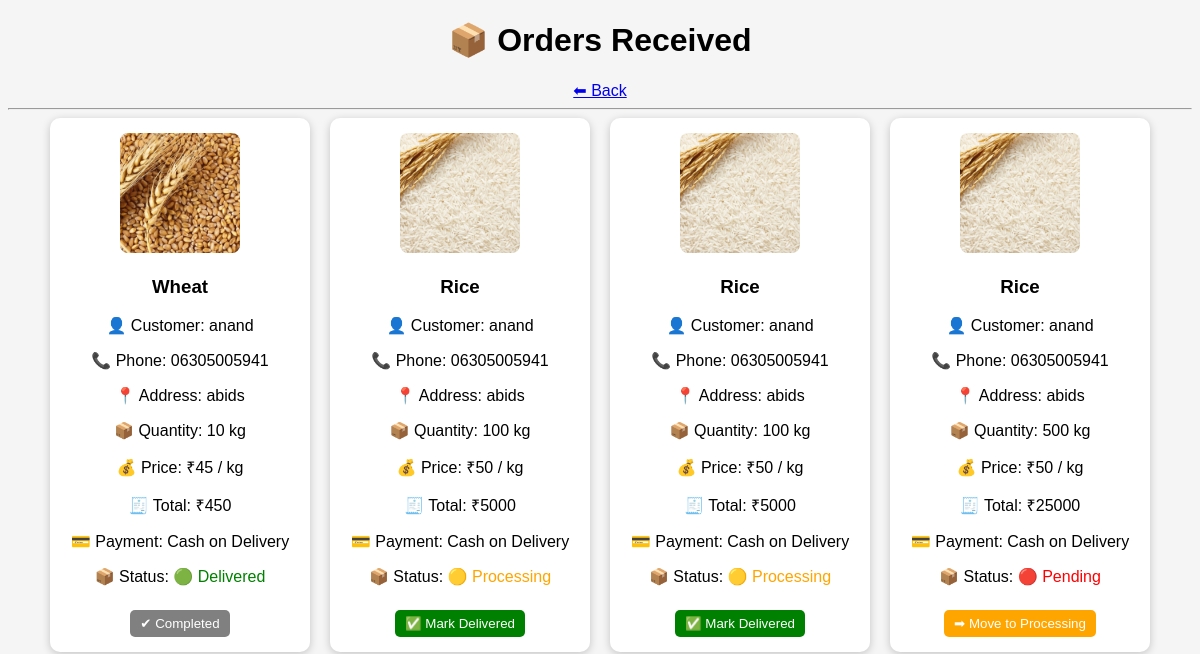
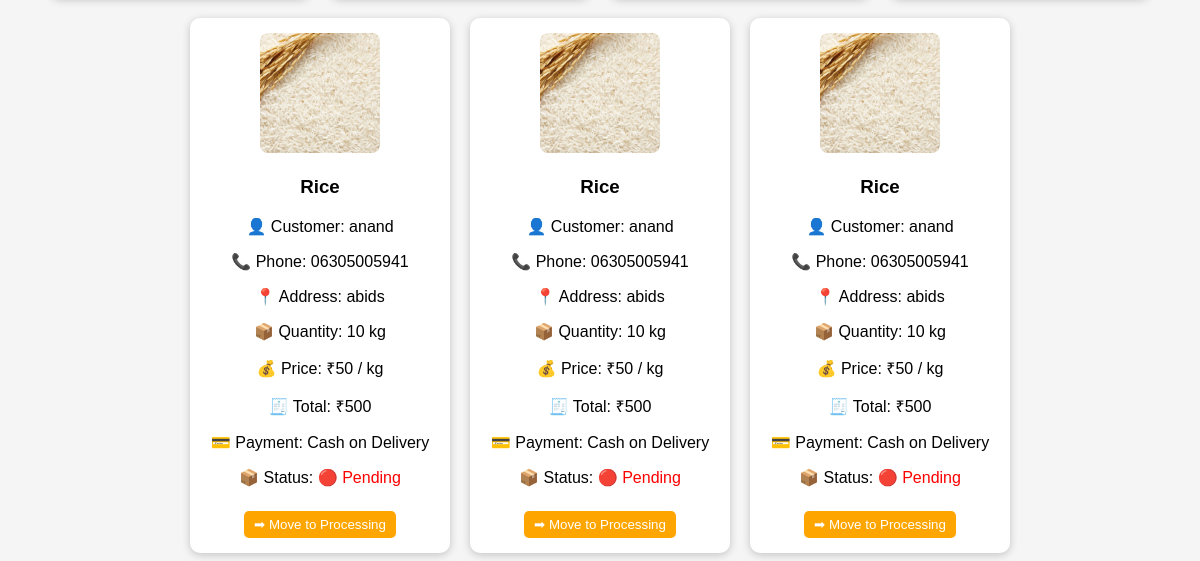
Page /farmer_orders (signed in) on the earlier database version (2 pictures, top to bottom).
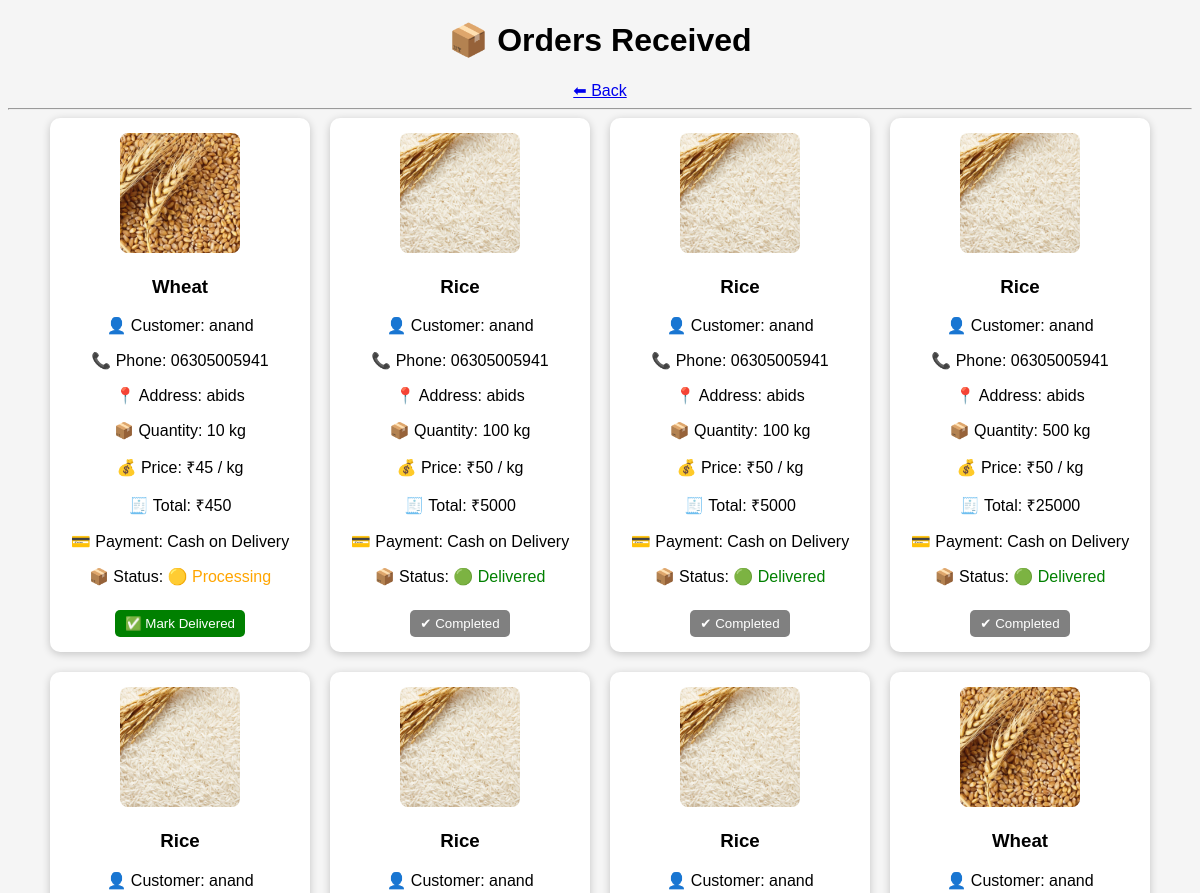
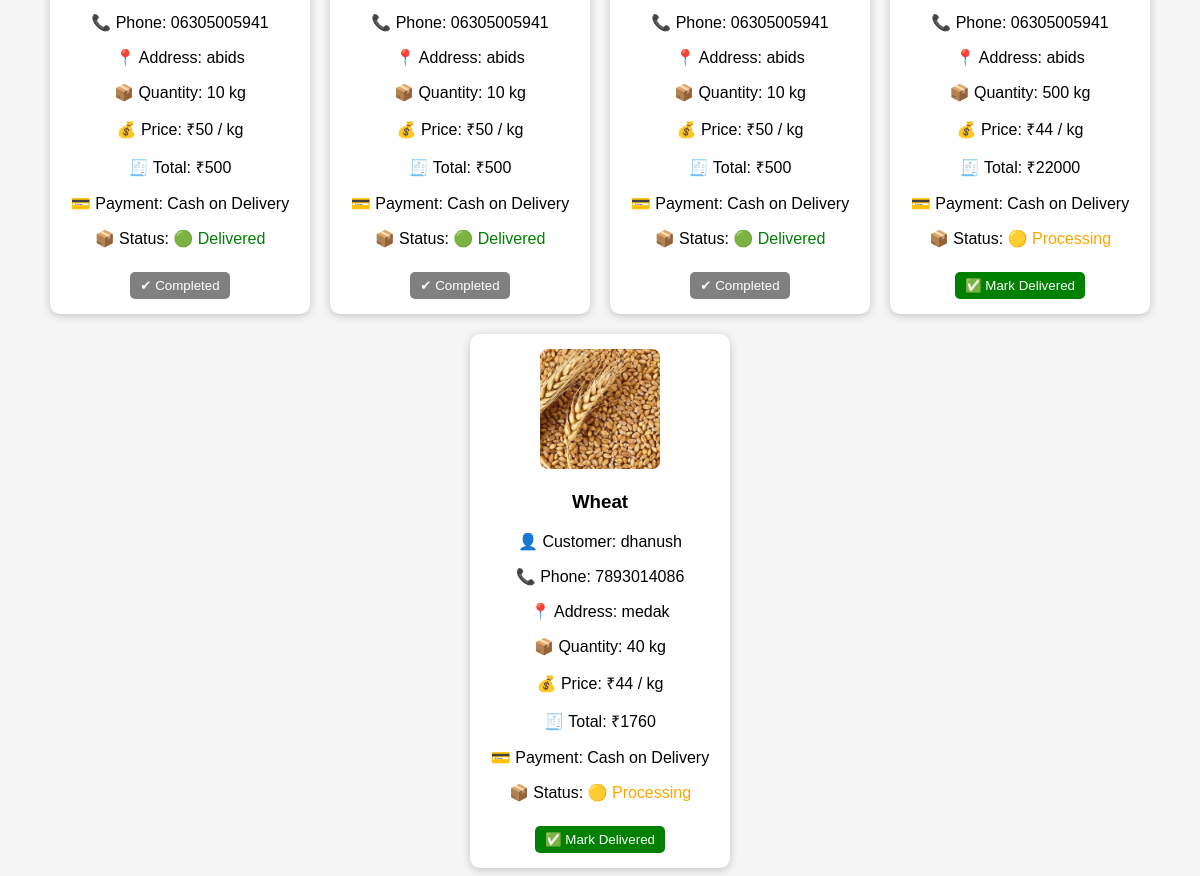
Same page on the later database version (2 pictures, top to bottom).
### tables this page shows
CREATE TABLE orders(
        id INTEGER PRIMARY KEY AUTOINCREMENT,
        user TEXT,
        crop TEXT,
        price INTEGER,
        image TEXT,
        farmer TEXT,
        quantity INTEGER,
        payment TEXT,
        status TEXT,
        order_status TEXT DEFAULT 'Pending'

    , phone TEXT, location TEXT);

### app.py (the view)
@app.route("/farmer_orders")
def farmer_orders():
    if "user" not in session:
        return redirect("/login")
    if session.get("role") != "farmer":
        return "Access denied"
    conn = sqlite3.connect("farmer.db")
    cur = conn.cursor()
    cur.execute("""
       SELECT user, crop, quantity, price, payment, image, phone , location, order_status
       FROM orders
       WHERE farmer=? AND status='placed'
    """, (session["user"],))
    orders = cur.fetchall()
    conn.close()
    return render_template("farmer_orders.html", orders=orders)

### templates/farmer_orders.html (shortened to what this page needs)
<!DOCTYPE html>
<html>
<head>
</head>
<body>
    <h1>📦 Orders Received</h1>
    <a href="/market">⬅ Back</a>
    <hr>
    <div class="container">
        {% if orders|length == 0 %}
        <h2 style="color:#555; margin-top:40px;">
            📦 No orders received
        </h2>
        {% else %}
        {% for order in orders %}
        <div class="card">
            {% if order[5] %}
            <img src="{{ url_for('static', filename='uploads/' + order[5]) }}">
            {% endif %}
            <h3>{{ order[1] }}</h3>
            <p>👤 Customer: {{ order[0] }}</p>
            <p>📞 Phone: {{ order[6] }}</p>
            <p>📍 Address: {{ order[7] }}</p>
            <p>📦 Quantity: {{ order[2] }} kg</p>
            <p>💰 Price: ₹{{ order[3] }} / kg</p>
            <p>🧾 Total: ₹{{ order[2] * order[3] }}</p>
            <p>💳 Payment: {{ order[4] }}</p>
            <p>
                📦 Status:
                {% if order[8] == 'Pending' %}
                <span style="color:red;">🔴 Pending</span>
                {% elif order[8] == 'Processing' %}
                <span style="color:orange;">🟡 Processing</span>
                {% elif order[8] == 'Delivered' %}
                <span style="color:green;">🟢 Delivered</span>
                {% endif %}
            </p>
            {% if order[8] == 'Pending' %}
            <a href="/update_status/{{ order[1] }}/Processing">
                <button style="background:orange;">
                    ➡ Move to Processing
                </button>
            </a>
            {% elif order[8] == 'Processing' %}
            <a href="/update_status/{{ order[1] }}/Delivered">
                <button style="background:green;">
                    ✅ Mark Delivered
                </button>
            </a>
            {% else %}
            <button style="background:gray;" disabled>
                ✔ Completed
            </button>
            {% endif %}
        </div>
        {% endfor %}
        {% endif %}
    </div>
</body>
</html>

### templates/farmer_orders.html (style rules this page uses)
body { font-family: Arial; background: #f5f5f5; text-align: center; }
.container { display: flex; flex-wrap: wrap; gap: 20px; justify-content: center; }
.card { background: white; border-radius: 10px; padding: 15px; width: 230px; box-shadow: 0 2px 8px rgba(0, 0, 0, 0.2); }
img { width: 120px; height: 120px; object-fit: cover; border-radius: 8px; }
button { padding: 6px 10px; border: none; border-radius: 5px; color: white; cursor: pointer; margin-top: 8px; }

Differences in the rows shown:
changed orders (number 1 of 9 on the later page): order_status "🟢 Delivered ✔ Completed" → "🟡 Processing ✅ Mark Delivered"
changed orders (number 2 of 9 on the later page): order_status "🟡 Processing ✅ Mark Delivered" → "🟢 Delivered ✔ Completed"
changed orders (number 3 of 9 on the later page): order_status "🟡 Processing ✅ Mark Delivered" → "🟢 Delivered ✔ Completed"
changed orders (number 4 of 9 on the later page): order_status "🔴 Pending ➡ Move to Processing" → "🟢 Delivered ✔ Completed"
changed orders (number 5 of 9 on the later page): order_status "🔴 Pending ➡ Move to Processing" → "🟢 Delivered ✔ Completed"
changed orders (number 6 of 9 on the later page): order_status "🔴 Pending ➡ Move to Processing" → "🟢 Delivered ✔ Completed"
changed orders (number 7 of 9 on the later page): order_status "🔴 Pending ➡ Move to Processing" → "🟢 Delivered ✔ Completed"
added orders: image (picture), crop "Wheat", user "anand", phone "06305005941", location "abids", quantity "500", price "44", order[2]*order[3] "22000", payment "Cash on Delivery", order_status "🟡 Processing"
added orders: image (picture), crop "Wheat", user "dhanush", phone "7893014086", location "medak", quantity "40", price "44", order[2]*order[3] "1760", payment "Cash on Delivery", order_status "🟡 Processing"
